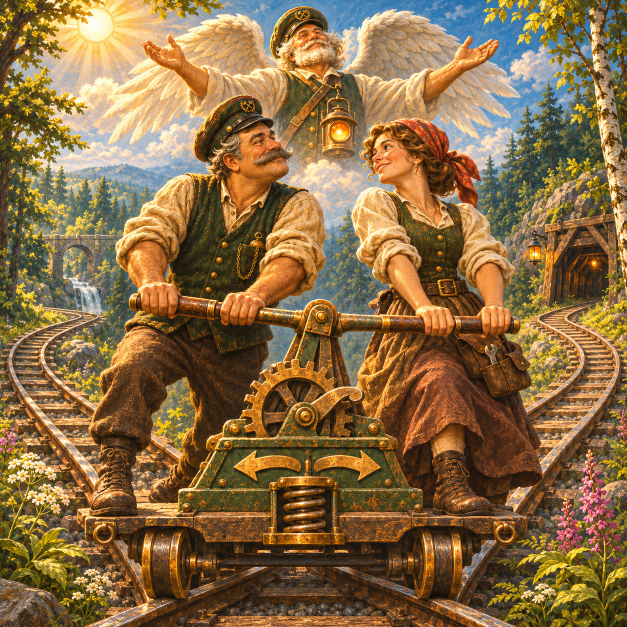
#> input picture tools/art_sources/inbox/P10_tarot_cards/card_06_lovers.png, 1254 x 1254 px (shown at 1/2 size); its folder holds only this picture in this run
$ python make_card_art.py
#> lines starting #> are read from the running program, lines starting #| are printed output that depends on the picture
# -*- coding: utf-8 -*-
"""Картины карточек Таро: inbox/P10_tarot_cards/card_NN_имя.png -> ForestRail/assets/art_kazik/cards/<id>.png (900x900).
Запуск: python tools/make_card_art.py   (id берётся из имени файла; wheel_of_fortune и hanged_man в игре зовутся wheel и hanged)."""
import os
import re
import sys
from PIL import Image, ImageEnhance

ROOT = os.path.dirname(os.path.dirname(os.path.abspath(__file__)))
SRC = os.path.join(ROOT, "tools", "art_sources", "inbox", "P10_tarot_cards")
DST = os.path.join(ROOT, "ForestRail", "assets", "art_kazik", "cards")
# приглушаем картины GPT: они слишком яркие и насыщенные для тёмного казино (решение владельца 04.11.2026)
SATURATION = 0.80
BRIGHTNESS = 0.90
CONTRAST = 1.04
ALIAS = {"wheel_of_fortune": "wheel", "hanged_man": "hanged"}

os.makedirs(DST, exist_ok=True)
done = []
for name in sorted(os.listdir(SRC)):
    m = re.match(r"card_(\d\d)_(.+)\.png$", name)
    if not m:
        continue
    cid = ALIAS.get(m.group(2), m.group(2))
    im = Image.open(os.path.join(SRC, name)).convert("RGB")
#> im is the input picture: PIL image 1254x1254 RGB; mean R, G, B 137.6, 108.3, 68.3
    im.thumbnail((900, 900), Image.LANCZOS)
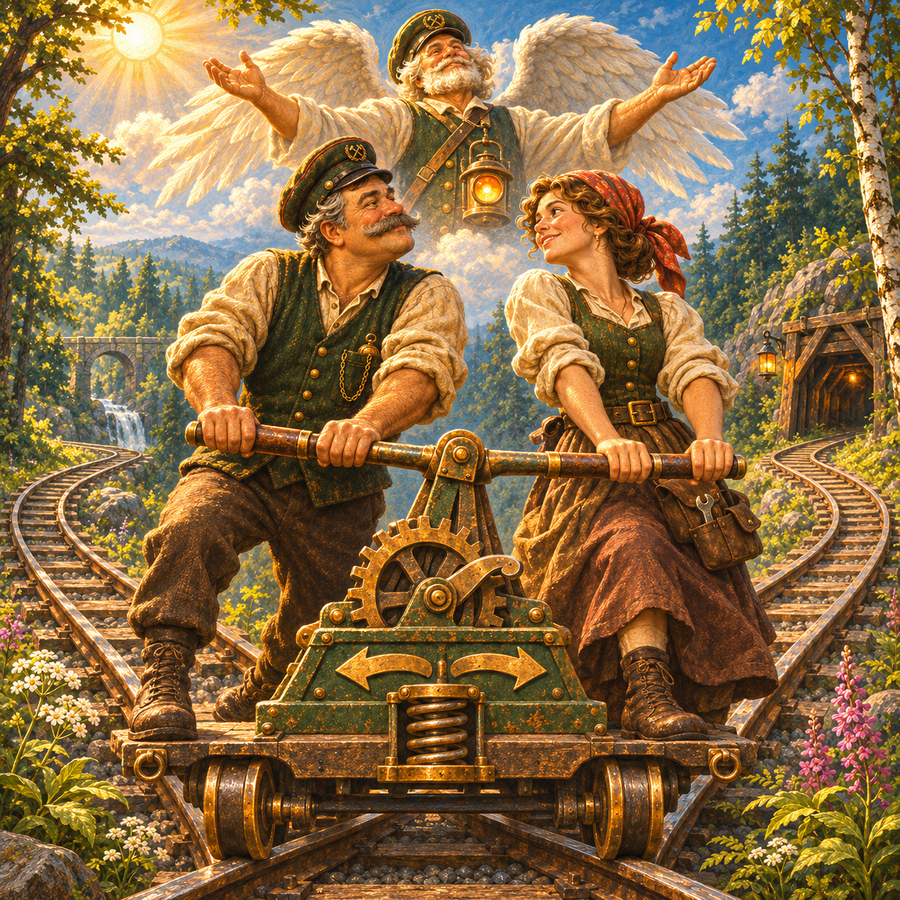
#> im: PIL image 900x900 RGB; mean R, G, B 137.6, 108.3, 68.3
    im = ImageEnhance.Color(im).enhance(SATURATION)
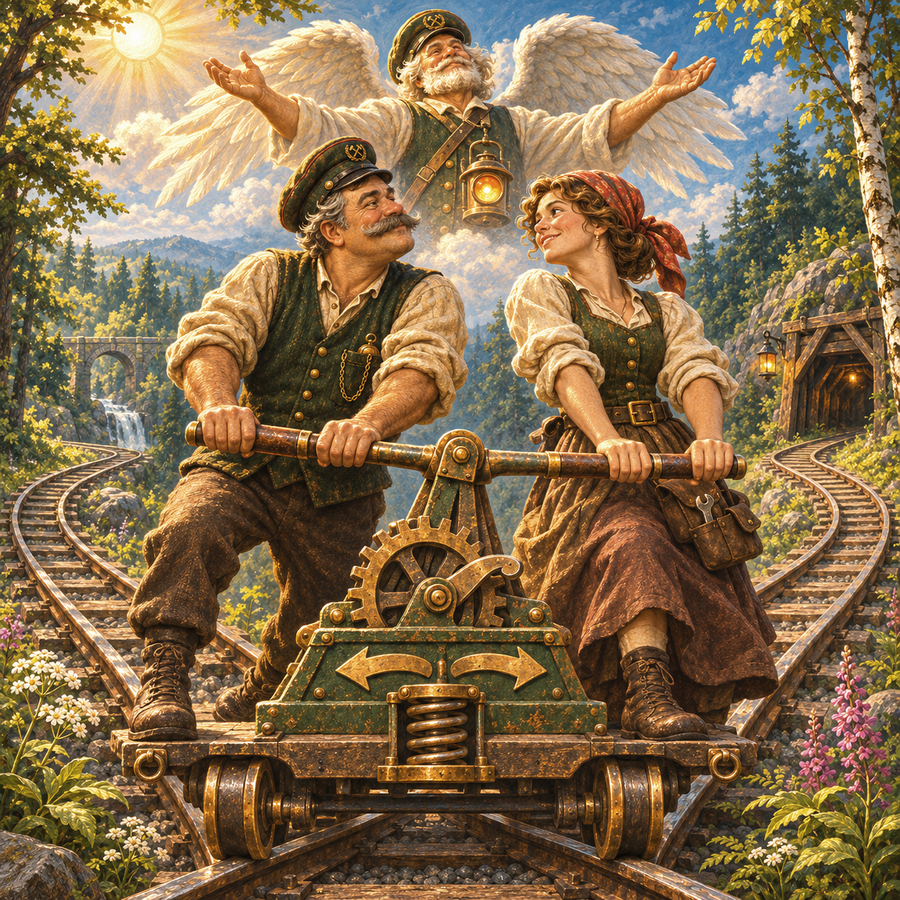
#> im: PIL image 900x900 RGB; mean R, G, B 132.2, 108.7, 76.7
    im = ImageEnhance.Brightness(im).enhance(BRIGHTNESS)
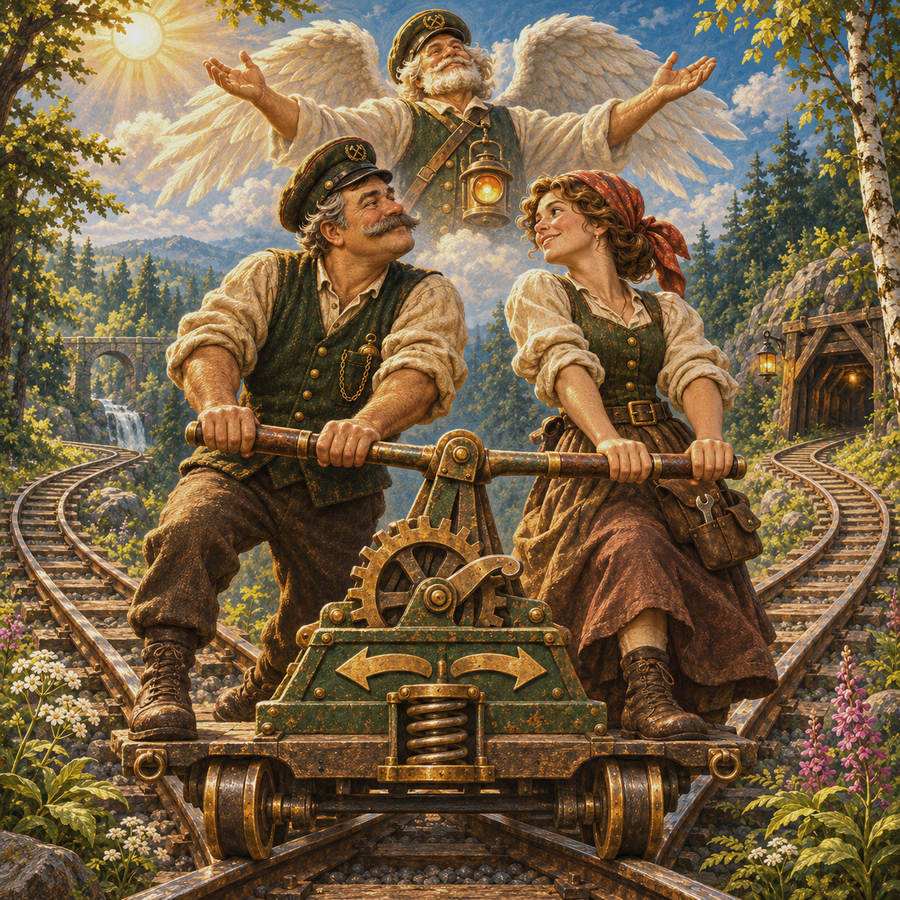
#> im: PIL image 900x900 RGB; mean R, G, B 118.5, 97.4, 68.6
    im = ImageEnhance.Contrast(im).enhance(CONTRAST)
    im.save(os.path.join(DST, cid + ".png"), optimize=True)
    done.append("%s (%dx%d)" % (cid, im.width, im.height))
print("карточек: %d: %s" % (len(done), ", ".join(done)))
#| карточек: 1: lovers (900x900)

$ run again, on tools/art_sources/inbox/P10_tarot_cards/card_10_wheel_of_fortune.png
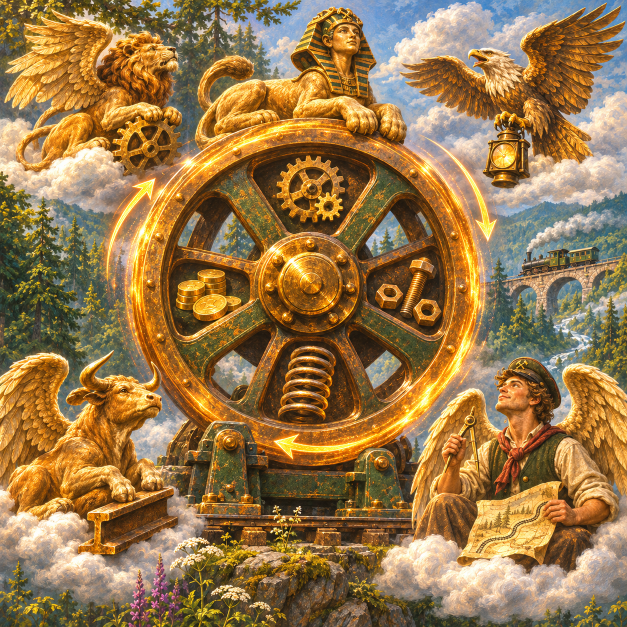
#> input picture tools/art_sources/inbox/P10_tarot_cards/card_10_wheel_of_fortune.png, 1254 x 1254 px (shown at 1/2 size)
#> im is the input picture: PIL image 1254x1254 RGB; mean R, G, B 152.5, 119.7, 74.1
#> `im = ImageEnhance.Color(im).enhance(SATURATION)`:
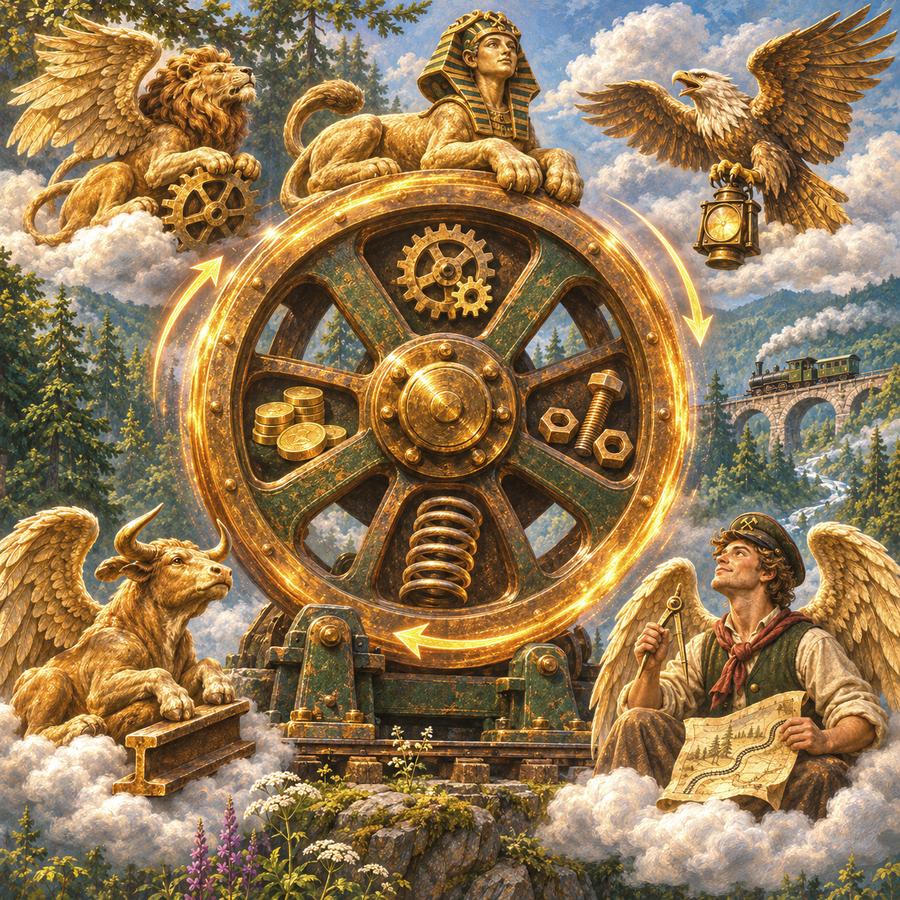
#> im: PIL image 900x900 RGB; mean R, G, B 146.4, 120.2, 83.7
#> `im = ImageEnhance.Brightness(im).enhance(BRIGHTNESS)`:
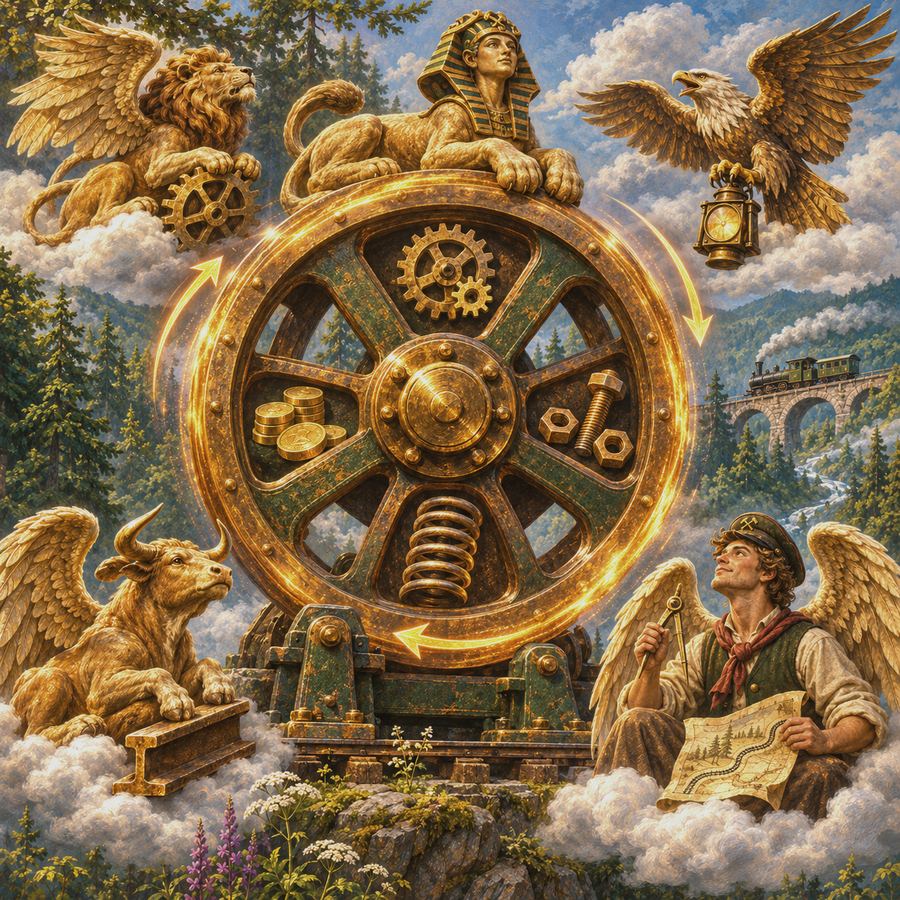
#> im: PIL image 900x900 RGB; mean R, G, B 131.3, 107.8, 74.9
#| карточек: 1: wheel (900x900)

$ run again, on tools/art_sources/inbox/P10_tarot_cards/card_19_sun.png
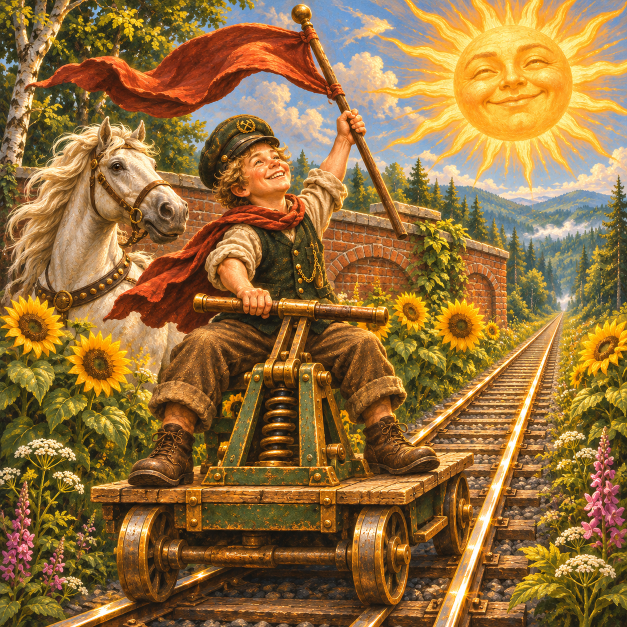
#> input picture tools/art_sources/inbox/P10_tarot_cards/card_19_sun.png, 1254 x 1254 px (shown at 1/2 size)
#> im is the input picture: PIL image 1254x1254 RGB; mean R, G, B 148, 111.6, 60.7
#> `im = ImageEnhance.Color(im).enhance(SATURATION)`:
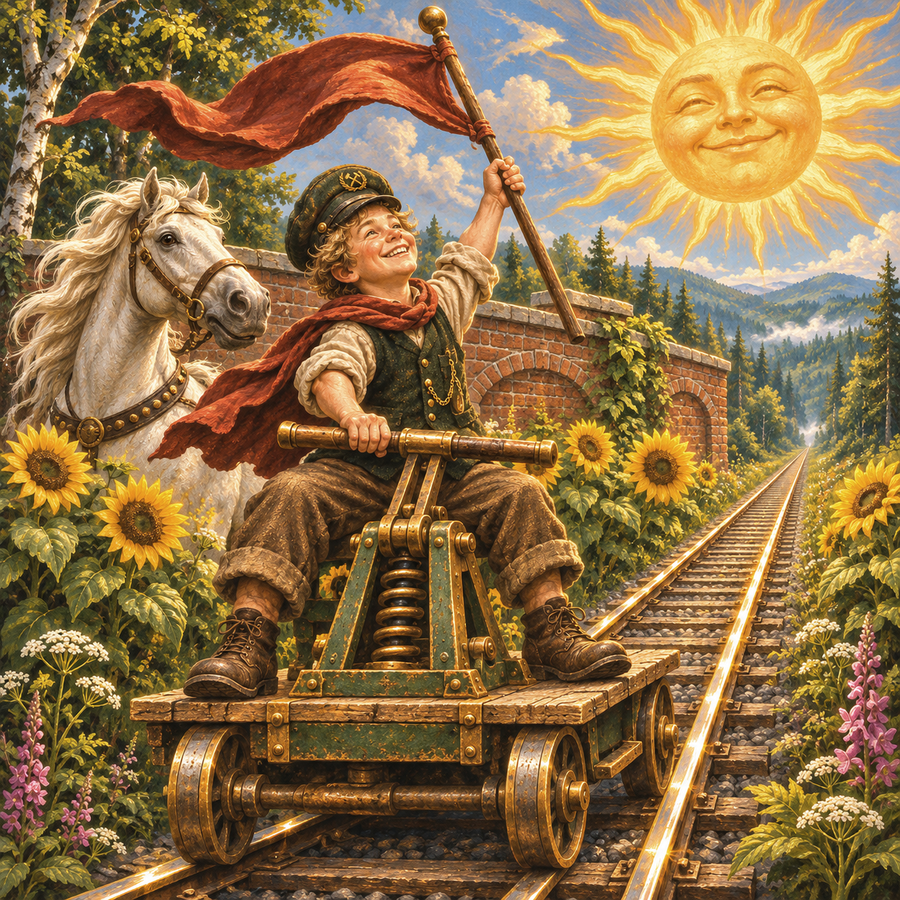
#> im: PIL image 900x900 RGB; mean R, G, B 141.3, 112.2, 71.5
#> `im = ImageEnhance.Brightness(im).enhance(BRIGHTNESS)`:
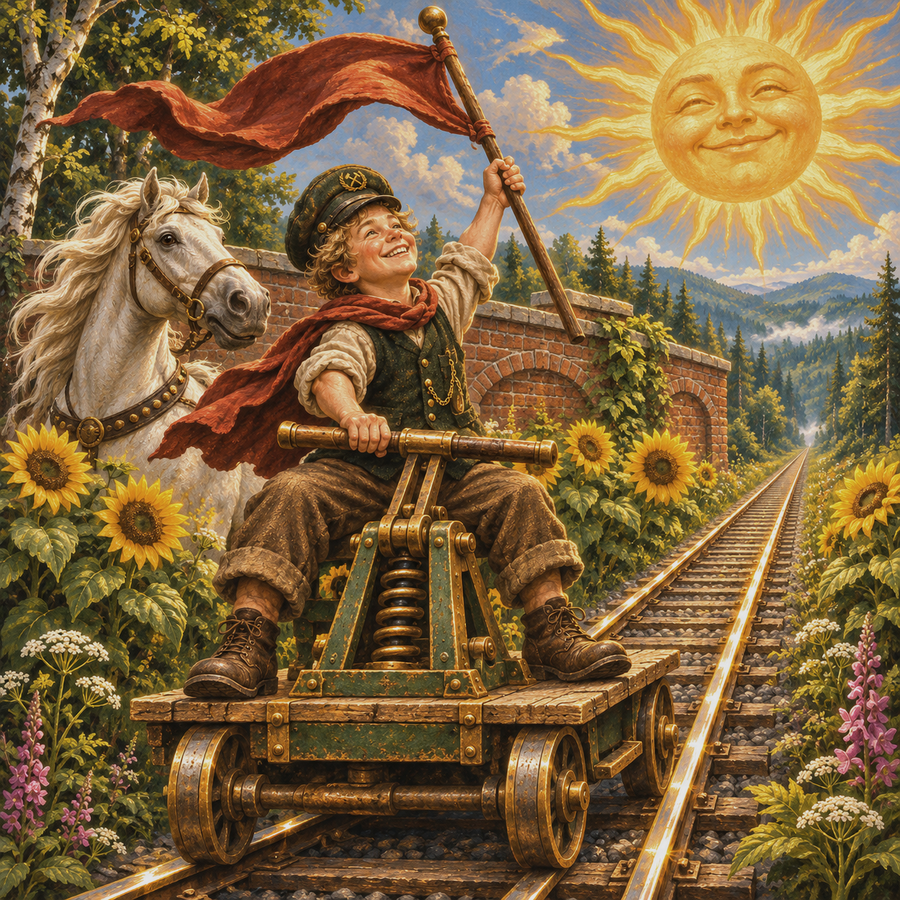
#> im: PIL image 900x900 RGB; mean R, G, B 126.7, 100.5, 63.9
#| карточек: 1: sun (900x900)
